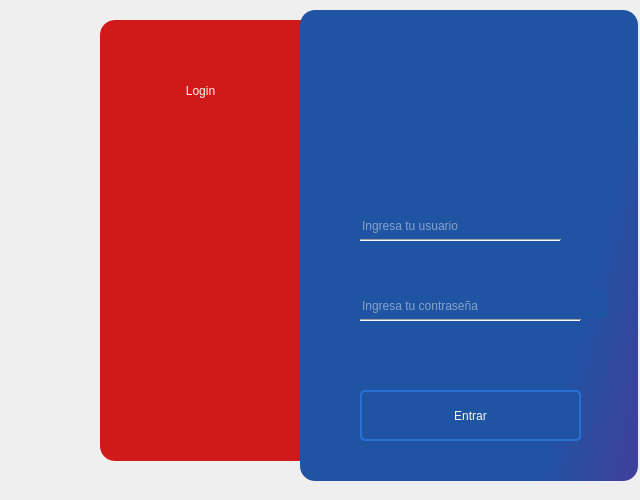
<?xml version="1.0" encoding="UTF-8"?>
<ui version="4.0">
 <class>MainWindow</class>
 <widget class="QMainWindow" name="MainWindow">
  <property name="geometry">
   <rect>
    <x>0</x>
    <y>0</y>
    <width>640</width>
    <height>500</height>
   </rect>
  </property>
  <property name="minimumSize">
   <size>
    <width>640</width>
    <height>500</height>
   </size>
  </property>
  <property name="maximumSize">
   <size>
    <width>640</width>
    <height>500</height>
   </size>
  </property>
  <property name="windowTitle">
   <string>MainWindow</string>
  </property>
  <widget class="QWidget" name="StyleSheet">
   <property name="styleSheet">
    <string notr="true">/*
	normal: #1F54A3

	hover: #286FD6

pressed :	#2A3C57
}
*/



/* --------------- LineEdits --------------- */

QLineEdit {
background-color: transparent;
border: none;
font: 63 13pt &quot;Raleway SemiBold&quot;;
color: #efefef
}


/* --------------- FRAMES --------------- */

/*  Frame izquierda  */
#frameLeft.QFrame {
	border: none;
	border-radius: 15px;
	background-color:#D01A19;
	font: 63 13pt &quot;Raleway SemiBold&quot;;
	color: red;
}
 
/*  Frame derecha  */
#frameRight.QFrame {
	border: none;
	border-radius: 15px;
	/*background-color: #1F54A3;*/
	background-color:qlineargradient(spread:pad, x1:0.607022, y1:0.86, x2:1, y2:1, stop:0.2966 rgba(31, 84, 163, 255), stop:1 rgba(65, 63, 154, 255));
	font: 63 13pt &quot;Raleway SemiBold&quot;;
	color: red;
}

#frameLog.QFrame {
background-color:  #f8f8f2;


}
/* --------------- ICONOS --------------- */

/*  Frame icono  */
#lbl_iconLogo.QLabel {
	background-color:transparent;
	image: url(:/images/images/images/Logo_vertical.png);
	background-position: centered;
	background-repeat: no-repeat;
}



































</string>
   </property>
   <widget class="QFrame" name="frameLeft">
    <property name="geometry">
     <rect>
      <x>100</x>
      <y>20</y>
      <width>330</width>
      <height>441</height>
     </rect>
    </property>
    <property name="styleSheet">
     <string notr="true"/>
    </property>
    <property name="frameShape">
     <enum>QFrame::StyledPanel</enum>
    </property>
    <property name="frameShadow">
     <enum>QFrame::Raised</enum>
    </property>
    <widget class="QLabel" name="lbl_titulo">
     <property name="geometry">
      <rect>
       <x>0</x>
       <y>40</y>
       <width>201</width>
       <height>61</height>
      </rect>
     </property>
     <property name="styleSheet">
      <string notr="true">/* --------------- LABELS --------------- */

QLabel{
	color: #f8f8f2;
	font: 20pt &quot;Microsoft YaHei UI Light&quot;;
}
</string>
     </property>
     <property name="text">
      <string>Login</string>
     </property>
     <property name="alignment">
      <set>Qt::AlignCenter</set>
     </property>
    </widget>
    <widget class="QLabel" name="lbl_iconLogo">
     <property name="geometry">
      <rect>
       <x>10</x>
       <y>120</y>
       <width>191</width>
       <height>221</height>
      </rect>
     </property>
     <property name="styleSheet">
      <string notr="true">QLabel {
	background-color:transparent;
	image: url(:/images/images/images/descarga.png);
	background-position: centered;
	background-repeat: no-repeat;
	
}
</string>
     </property>
     <property name="text">
      <string/>
     </property>
    </widget>
   </widget>
   <widget class="QFrame" name="frameRight">
    <property name="geometry">
     <rect>
      <x>300</x>
      <y>10</y>
      <width>338</width>
      <height>471</height>
     </rect>
    </property>
    <property name="styleSheet">
     <string notr="true"/>
    </property>
    <property name="frameShape">
     <enum>QFrame::StyledPanel</enum>
    </property>
    <property name="frameShadow">
     <enum>QFrame::Raised</enum>
    </property>
    <widget class="QLineEdit" name="txtUser">
     <property name="geometry">
      <rect>
       <x>60</x>
       <y>200</y>
       <width>201</width>
       <height>31</height>
      </rect>
     </property>
     <property name="styleSheet">
      <string notr="true"/>
     </property>
     <property name="placeholderText">
      <string>Ingresa tu usuario</string>
     </property>
    </widget>
    <widget class="QLineEdit" name="txtPass">
     <property name="geometry">
      <rect>
       <x>60</x>
       <y>280</y>
       <width>221</width>
       <height>31</height>
      </rect>
     </property>
     <property name="styleSheet">
      <string notr="true"/>
     </property>
     <property name="echoMode">
      <enum>QLineEdit::Password</enum>
     </property>
     <property name="placeholderText">
      <string>Ingresa tu contraseña</string>
     </property>
    </widget>
    <widget class="QPushButton" name="btn_logEnabPass">
     <property name="geometry">
      <rect>
       <x>280</x>
       <y>280</y>
       <width>28</width>
       <height>28</height>
      </rect>
     </property>
     <property name="minimumSize">
      <size>
       <width>28</width>
       <height>28</height>
      </size>
     </property>
     <property name="maximumSize">
      <size>
       <width>28</width>
       <height>28</height>
      </size>
     </property>
     <property name="styleSheet">
      <string notr="true">/* --------------- BOTONES --------------- */

 QPushButton {
	border: 2px solid #1F54A3;
	border-radius: 5px;	
	background-color: #1F54A3;
	color: #f8f8f2;
}
QPushButton:hover {
	background-color: #286FD6;
	border: 2px solid #286FD6;
}
 QPushButton:pressed {	
	background-color: #2A3C57;
	border: 2px solid #2A3C57;
}
</string>
     </property>
     <property name="text">
      <string/>
     </property>
     <property name="icon">
      <iconset resource="resources.qrc">
       <normaloff>:/icons/images/icons/eye_open_icon.svg</normaloff>:/icons/images/icons/eye_open_icon.svg</iconset>
     </property>
     <property name="iconSize">
      <size>
       <width>20</width>
       <height>20</height>
      </size>
     </property>
    </widget>
    <widget class="QPushButton" name="btn_login">
     <property name="geometry">
      <rect>
       <x>60</x>
       <y>380</y>
       <width>221</width>
       <height>51</height>
      </rect>
     </property>
     <property name="styleSheet">
      <string notr="true">/* --------------- LABELS --------------- */



/* --------------- BOTONES --------------- */

 QPushButton {
	color: #f8f8f2;
	font: 15pt &quot;Microsoft YaHei UI Light&quot;;
	border: 2px solid #286FD6;
	border-radius: 5px;	
	background-color: #1F54A3;
	color: #f8f8f2;
}
QPushButton:hover {
	background-color: #286FD6;
	border: 2px solid #286FD6;
}
 QPushButton:pressed {	
	border: 2px solid #286FD6;

	background-color: #2A3C57;
	border: 2px solid #2A3C57;
}

</string>
     </property>
     <property name="text">
      <string>Entrar</string>
     </property>
    </widget>
    <widget class="QLabel" name="lbl_logEstado">
     <property name="geometry">
      <rect>
       <x>10</x>
       <y>320</y>
       <width>321</width>
       <height>41</height>
      </rect>
     </property>
     <property name="styleSheet">
      <string notr="true">font: 25 10pt &quot;Microsoft YaHei UI Light&quot;;</string>
     </property>
     <property name="text">
      <string/>
     </property>
     <property name="alignment">
      <set>Qt::AlignHCenter|Qt::AlignTop</set>
     </property>
    </widget>
    <widget class="QPushButton" name="btn_logCerrar">
     <property name="geometry">
      <rect>
       <x>290</x>
       <y>10</y>
       <width>28</width>
       <height>28</height>
      </rect>
     </property>
     <property name="minimumSize">
      <size>
       <width>28</width>
       <height>28</height>
      </size>
     </property>
     <property name="maximumSize">
      <size>
       <width>28</width>
       <height>28</height>
      </size>
     </property>
     <property name="styleSheet">
      <string notr="true">/* --------------- BOTONES --------------- */

 QPushButton {
	border: 2px solid #1F54A3;
	border-radius: 5px;	
	background-color: #1F54A3;
	color: #f8f8f2;
}
QPushButton:hover {
	background-color: #286FD6;
	border: 2px solid #286FD6;
}
 QPushButton:pressed {	
	background-color: #2A3C57;
	border: 2px solid #2A3C57;
}
</string>
     </property>
     <property name="text">
      <string/>
     </property>
     <property name="icon">
      <iconset resource="resources.qrc">
       <normaloff>:/icons/images/icons/cil-x.png</normaloff>:/icons/images/icons/cil-x.png</iconset>
     </property>
     <property name="iconSize">
      <size>
       <width>27</width>
       <height>27</height>
      </size>
     </property>
    </widget>
    <widget class="Line" name="line">
     <property name="geometry">
      <rect>
       <x>60</x>
       <y>290</y>
       <width>221</width>
       <height>41</height>
      </rect>
     </property>
     <property name="orientation">
      <enum>Qt::Horizontal</enum>
     </property>
    </widget>
    <widget class="Line" name="line_2">
     <property name="geometry">
      <rect>
       <x>60</x>
       <y>215</y>
       <width>201</width>
       <height>31</height>
      </rect>
     </property>
     <property name="orientation">
      <enum>Qt::Horizontal</enum>
     </property>
    </widget>
    <widget class="QLabel" name="lbl_user">
     <property name="geometry">
      <rect>
       <x>20</x>
       <y>200</y>
       <width>31</width>
       <height>31</height>
      </rect>
     </property>
     <property name="styleSheet">
      <string notr="true">QLabel {
	background-color:transparent;
	image: url(:/icons/images/icons/cil-user.png);
	background-position: centered;
	background-repeat: no-repeat;
}
</string>
     </property>
     <property name="text">
      <string/>
     </property>
    </widget>
    <widget class="QLabel" name="label">
     <property name="geometry">
      <rect>
       <x>20</x>
       <y>280</y>
       <width>31</width>
       <height>31</height>
      </rect>
     </property>
     <property name="styleSheet">
      <string notr="true">QLabel {
	background-color:transparent;
	image: url(:/icons/images/icons/cil-lock-locked.png);
	background-position: centered;
	background-repeat: no-repeat;
	
}
</string>
     </property>
     <property name="text">
      <string/>
     </property>
    </widget>
    <widget class="QLabel" name="lbl_user_2">
     <property name="geometry">
      <rect>
       <x>110</x>
       <y>50</y>
       <width>101</width>
       <height>111</height>
      </rect>
     </property>
     <property name="styleSheet">
      <string notr="true">QLabel {
	background-color:transparent;
	image: url(:/images/images/images/user.png);
	background-position: centered;
	background-repeat: no-repeat;
	
}
</string>
     </property>
     <property name="text">
      <string/>
     </property>
    </widget>
   </widget>
  </widget>
 </widget>
 <resources>
  <include location="resources.qrc"/>
 </resources>
 <connections/>
</ui>
